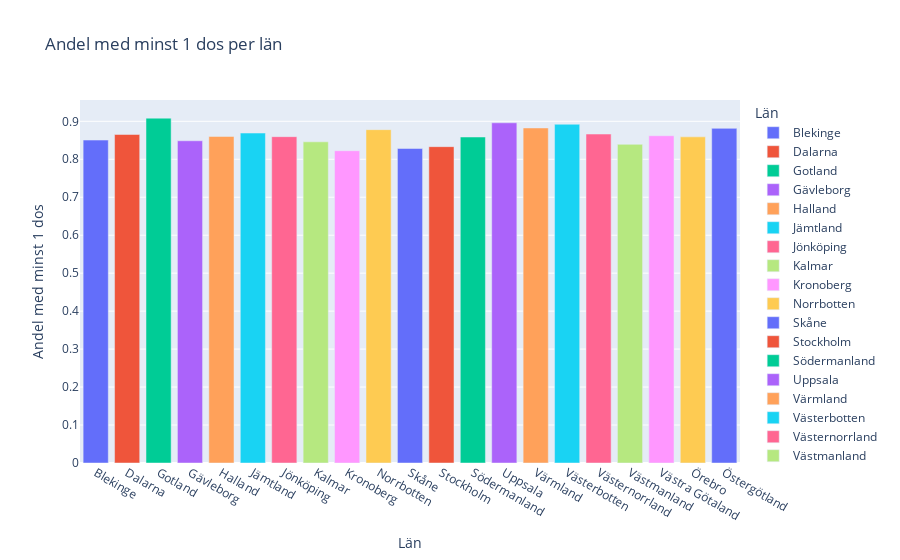

Notebook source saved alongside this figure:
### Code cell
fig1 = px.bar(vaccin_län, x="Län_namn", y="Andel minst 1 dos", color= "Län_namn",
                 labels={"Län_namn": "Län", "Andel minst 1 dos": "Andel med minst 1 dos"},
                 title="Andel med minst 1 dos per län")

#plotly.offline.plot(fig1, filename="Visualiseringar/Andel med minst 1 dos per län.html")
fig1.show()
fig1.write_html("Visualiseringar/Uppgift2_Andel med minst 1 dos per län.html")

### Figure 1 — Plotly figure (JSON) as saved in the notebook; plotly's stock layout.template omitted (floating-point values rounded to 4 significant figures)
{"data": [{"alignmentgroup": "True", "hovertemplate": "Län=%{x}<br>Andel med minst 1 dos=%{y}<extra></extra>", "legendgroup": "Blekinge", "marker": {"color": "#636efa", "pattern": {"shape": ""}}, "name": "Blekinge", "offsetgroup": "Blekinge", "orientation": "v", "showlegend": true, "textposition": "auto", "type": "bar", "x": ["Blekinge"], "xaxis": "x", "y": [0.8506], "yaxis": "y"}, {"alignmentgroup": "True", "hovertemplate": "Län=%{x}<br>Andel med minst 1 dos=%{y}<extra></extra>", "legendgroup": "Dalarna", "marker": {"color": "#EF553B", "pattern": {"shape": ""}}, "name": "Dalarna", "offsetgroup": "Dalarna", "orientation": "v", "showlegend": true, "textposition": "auto", "type": "bar", "x": ["Dalarna"], "xaxis": "x", "y": [0.8653], "yaxis": "y"}, {"alignmentgroup": "True", "hovertemplate": "Län=%{x}<br>Andel med minst 1 dos=%{y}<extra></extra>", "legendgroup": "Gotland", "marker": {"color": "#00cc96", "pattern": {"shape": ""}}, "name": "Gotland", "offsetgroup": "Gotland", "orientation": "v", "showlegend": true, "textposition": "auto", "type": "bar", "x": ["Gotland"], "xaxis": "x", "y": [0.9083], "yaxis": "y"}, {"alignmentgroup": "True", "hovertemplate": "Län=%{x}<br>Andel med minst 1 dos=%{y}<extra></extra>", "legendgroup": "Gävleborg", "marker": {"color": "#ab63fa", "pattern": {"shape": ""}}, "name": "Gävleborg", "offsetgroup": "Gävleborg", "orientation": "v", "showlegend": true, "textposition": "auto", "type": "bar", "x": ["Gävleborg"], "xaxis": "x", "y": [0.8487], "yaxis": "y"}, {"alignmentgroup": "True", "hovertemplate": "Län=%{x}<br>Andel med minst 1 dos=%{y}<extra></extra>", "legendgroup": "Halland", "marker": {"color": "#FFA15A", "pattern": {"shape": ""}}, "name": "Halland", "offsetgroup": "Halland", "orientation": "v", "showlegend": true, "textposition": "auto", "type": "bar", "x": ["Halland"], "xaxis": "x", "y": [0.8602], "yaxis": "y"}, {"alignmentgroup": "True", "hovertemplate": "Län=%{x}<br>Andel med minst 1 dos=%{y}<extra></extra>", "legendgroup": "Jämtland", "marker": {"color": "#19d3f3", "pattern": {"shape": ""}}, "name": "Jämtland", "offsetgroup": "Jämtland", "orientation": "v", "showlegend": true, "textposition": "auto", "type": "bar", "x": ["Jämtland"], "xaxis": "x", "y": [0.8691], "yaxis": "y"}, {"alignmentgroup": "True", "hovertemplate": "Län=%{x}<br>Andel med minst 1 dos=%{y}<extra></extra>", "legendgroup": "Jönköping", "marker": {"color": "#FF6692", "pattern": {"shape": ""}}, "name": "Jönköping", "offsetgroup": "Jönköping", "orientation": "v", "showlegend": true, "textposition": "auto", "type": "bar", "x": ["Jönköping"], "xaxis": "x", "y": [0.8596], "yaxis": "y"}, {"alignmentgroup": "True", "hovertemplate": "Län=%{x}<br>Andel med minst 1 dos=%{y}<extra></extra>", "legendgroup": "Kalmar", "marker": {"color": "#B6E880", "pattern": {"shape": ""}}, "name": "Kalmar", "offsetgroup": "Kalmar", "orientation": "v", "showlegend": true, "textposition": "auto", "type": "bar", "x": ["Kalmar"], "xaxis": "x", "y": [0.846], "yaxis": "y"}, {"alignmentgroup": "True", "hovertemplate": "Län=%{x}<br>Andel med minst 1 dos=%{y}<extra></extra>", "legendgroup": "Kronoberg", "marker": {"color": "#FF97FF", "pattern": {"shape": ""}}, "name": "Kronoberg", "offsetgroup": "Kronoberg", "orientation": "v", "showlegend": true, "textposition": "auto", "type": "bar", "x": ["Kronoberg"], "xaxis": "x", "y": [0.8225], "yaxis": "y"}, {"alignmentgroup": "True", "hovertemplate": "Län=%{x}<br>Andel med minst 1 dos=%{y}<extra></extra>", "legendgroup": "Norrbotten", "marker": {"color": "#FECB52", "pattern": {"shape": ""}}, "name": "Norrbotten", "offsetgroup": "Norrbotten", "orientation": "v", "showlegend": true, "textposition": "auto", "type": "bar", "x": ["Norrbotten"], "xaxis": "x", "y": [0.878], "yaxis": "y"}, {"alignmentgroup": "True", "hovertemplate": "Län=%{x}<br>Andel med minst 1 dos=%{y}<extra></extra>", "legendgroup": "Skåne", "marker": {"color": "#636efa", "pattern": {"shape": ""}}, "name": "Skåne", "offsetgroup": "Skåne", "orientation": "v", "showlegend": true, "textposition": "auto", "type": "bar", "x": ["Skåne"], "xaxis": "x", "y": [0.8285], "yaxis": "y"}, {"alignmentgroup": "True", "hovertemplate": "Län=%{x}<br>Andel med minst 1 dos=%{y}<extra></extra>", "legendgroup": "Stockholm", "marker": {"color": "#EF553B", "pattern": {"shape": ""}}, "name": "Stockholm", "offsetgroup": "Stockholm", "orientation": "v", "showlegend": true, "textposition": "auto", "type": "bar", "x": ["Stockholm"], "xaxis": "x", "y": [0.8332], "yaxis": "y"}, {"alignmentgroup": "True", "hovertemplate": "Län=%{x}<br>Andel med minst 1 dos=%{y}<extra></extra>", "legendgroup": "Södermanland", "marker": {"color": "#00cc96", "pattern": {"shape": ""}}, "name": "Södermanland", "offsetgroup": "Södermanland", "orientation": "v", "showlegend": true, "textposition": "auto", "type": "bar", "x": ["Södermanland"], "xaxis": "x", "y": [0.8587], "yaxis": "y"}, {"alignmentgroup": "True", "hovertemplate": "Län=%{x}<br>Andel med minst 1 dos=%{y}<extra></extra>", "legendgroup": "Uppsala", "marker": {"color": "#ab63fa", "pattern": {"shape": ""}}, "name": "Uppsala", "offsetgroup": "Uppsala", "orientation": "v", "showlegend": true, "textposition": "auto", "type": "bar", "x": ["Uppsala"], "xaxis": "x", "y": [0.8961], "yaxis": "y"}, {"alignmentgroup": "True", "hovertemplate": "Län=%{x}<br>Andel med minst 1 dos=%{y}<extra></extra>", "legendgroup": "Värmland", "marker": {"color": "#FFA15A", "pattern": {"shape": ""}}, "name": "Värmland", "offsetgroup": "Värmland", "orientation": "v", "showlegend": true, "textposition": "auto", "type": "bar", "x": ["Värmland"], "xaxis": "x", "y": [0.8825], "yaxis": "y"}, {"alignmentgroup": "True", "hovertemplate": "Län=%{x}<br>Andel med minst 1 dos=%{y}<extra></extra>", "legendgroup": "Västerbotten", "marker": {"color": "#19d3f3", "pattern": {"shape": ""}}, "name": "Västerbotten", "offsetgroup": "Västerbotten", "orientation": "v", "showlegend": true, "textposition": "auto", "type": "bar", "x": ["Västerbotten"], "xaxis": "x", "y": [0.8923], "yaxis": "y"}, {"alignmentgroup": "True", "hovertemplate": "Län=%{x}<br>Andel med minst 1 dos=%{y}<extra></extra>", "legendgroup": "Västernorrland", "marker": {"color": "#FF6692", "pattern": {"shape": ""}}, "name": "Västernorrland", "offsetgroup": "Västernorrland", "orientation": "v", "showlegend": true, "textposition": "auto", "type": "bar", "x": ["Västernorrland"], "xaxis": "x", "y": [0.8665], "yaxis": "y"}, {"alignmentgroup": "True", "hovertemplate": "Län=%{x}<br>Andel med minst 1 dos=%{y}<extra></extra>", "legendgroup": "Västmanland", "marker": {"color": "#B6E880", "pattern": {"shape": ""}}, "name": "Västmanland", "offsetgroup": "Västmanland", "orientation": "v", "showlegend": true, "textposition": "auto", "type": "bar", "x": ["Västmanland"], "xaxis": "x", "y": [0.8394], "yaxis": "y"}, {"alignmentgroup": "True", "hovertemplate": "Län=%{x}<br>Andel med minst 1 dos=%{y}<extra></extra>", "legendgroup": "Västra Götaland", "marker": {"color": "#FF97FF", "pattern": {"shape": ""}}, "name": "Västra Götaland", "offsetgroup": "Västra Götaland", "orientation": "v", "showlegend": true, "textposition": "auto", "type": "bar", "x": ["Västra Götaland"], "xaxis": "x", "y": [0.862], "yaxis": "y"}, {"alignmentgroup": "True", "hovertemplate": "Län=%{x}<br>Andel med minst 1 dos=%{y}<extra></extra>", "legendgroup": "Örebro", "marker": {"color": "#FECB52", "pattern": {"shape": ""}}, "name": "Örebro", "offsetgroup": "Örebro", "orientation": "v", "showlegend": true, "textposition": "auto", "type": "bar", "x": ["Örebro"], "xaxis": "x", "y": [0.859], "yaxis": "y"}, {"alignmentgroup": "True", "hovertemplate": "Län=%{x}<br>Andel med minst 1 dos=%{y}<extra></extra>", "legendgroup": "Östergötland", "marker": {"color": "#636efa", "pattern": {"shape": ""}}, "name": "Östergötland", "offsetgroup": "Östergötland", "orientation": "v", "showlegend": true, "textposition": "auto", "type": "bar", "x": ["Östergötland"], "xaxis": "x", "y": [0.8814], "yaxis": "y"}], "layout": {"barmode": "relative", "legend": {"title": {"text": "Län"}, "tracegroupgap": 0}, "title": {"text": "Andel med minst 1 dos per län"}, "xaxis": {"anchor": "y", "categoryarray": ["Blekinge", "Dalarna", "Gotland", "Gävleborg", "Halland", "Jämtland", "Jönköping", "Kalmar", "Kronoberg", "Norrbotten", "Skåne", "Stockholm", "Södermanland", "Uppsala", "Värmland", "Västerbotten", "Västernorrland", "Västmanland", "Västra Götaland", "Örebro", "Östergötland"], "categoryorder": "array", "domain": [0, 1], "title": {"text": "Län"}}, "yaxis": {"anchor": "x", "domain": [0, 1], "title": {"text": "Andel med minst 1 dos"}}}}
